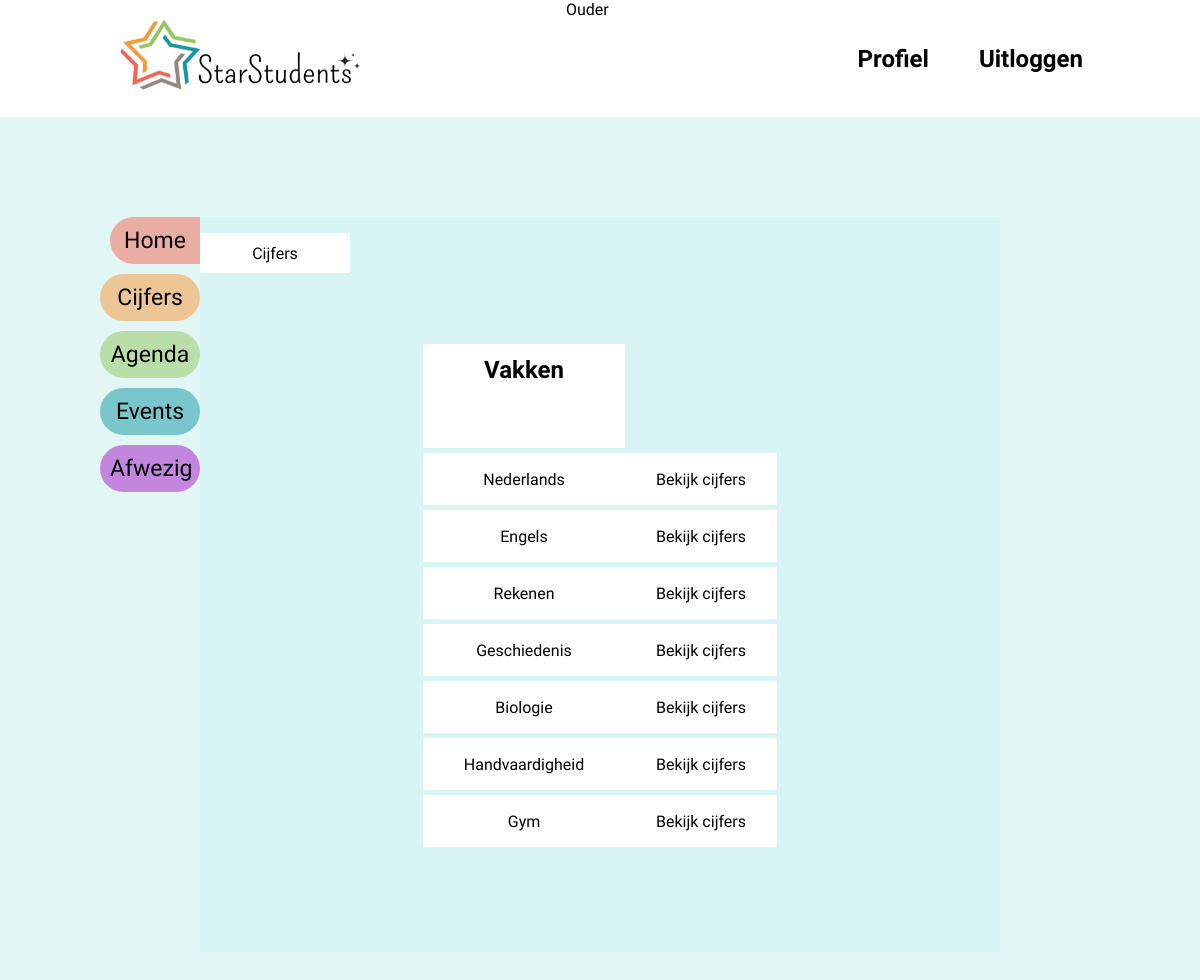
Page /morgister/subjectListParents.php?scholar_id=1 (signed in) on the committed database.
### tables this page shows
CREATE TABLE `Subjects` (
  `subject_id` int(10) NOT NULL,
  `subject_name` varchar(50) NOT NULL,
  `book_id` int(10) DEFAULT NULL,
  `homework_id` int(10) DEFAULT NULL
);

### morgister/subjectListParents.php (the view, shortened to what this page needs)
<?php include_once('header.php');
 if(isset($_GET['scholar_id'])){
    $l_scholar = $_GET['scholar_id'];
?>
<div id="mainGrades">
    <div id="gradesTitle">
        <a href="scholarListParents.php"><p id="leerlingButton">Cijfers</p></a>
    </div>
    <div id="gradesContent">
        <table>
            <tr>
                <td class="subjectTable"><h2>Vakken</h2></td>
                <td class="subjectTable"><h2></h2></td>
            </tr>
            <?php
                $l_statement = $g_dbHandler->prepare("SELECT * FROM Subjects");
                $l_statement->execute();
                if($l_statement->rowCount() > 0):
                        $l_rows = $l_statement->fetchAll();
                        foreach($l_rows as $l_row):
                ?>
                <tr>
                    <td class="semesterTable"><?php echo $l_row['subject_name']; ?></td>
                    <td class="semesterTable"><?php echo "<a href='gradeListParents.php?scholar_id=" . $l_scholar . "&subject_id=" . $l_row['subject_id'] . "'>Bekijk cijfers</a>" ?></td>
                </tr>
                <?php
                endforeach;
                endif;
            }
            ?>
        </table>
    </div>
</div>
<?php require('footer.php'); ?>

### morgister/style/style.css (style rules this page uses)
body { margin:0; padding:0; font-family: 'Cambo'; }
#mainGrades { background: #D8F4F5; margin-top: 100px; margin-bottom: 100px; grid-column: 2/6; padding-bottom: 100px; }
#gradesTitle a { text-decoration: none; color: black; }
#gradesContent { display: flex; justify-content: center; }
#gradesTitle { margin: 0px; display: flex; justify-content: space-between; }
#leerlingButton { display: flex; background-color: white; justify-content: center; width: 150px; height: 40px; align-items: center; }
#gradesContent > table { border-spacing: 0 5px; margin-top: 50px; }
.subjectTable { display: flex; justify-content: center; align-items: center; width: 200px; height: 50px; background-color: white; }
.semesterTable { text-align: center; width: 150px; height: 50px; background-color: white; }
#gradesContent a { text-decoration: none; color: black; }

### rows in the picture
subjects: subject_name "Nederlands"
subjects: subject_name "Engels"
subjects: subject_name "Rekenen"
subjects: subject_name "Geschiedenis"
subjects: subject_name "Biologie"
subjects: subject_name "Handvaardigheid"
subjects: subject_name "Gym"
